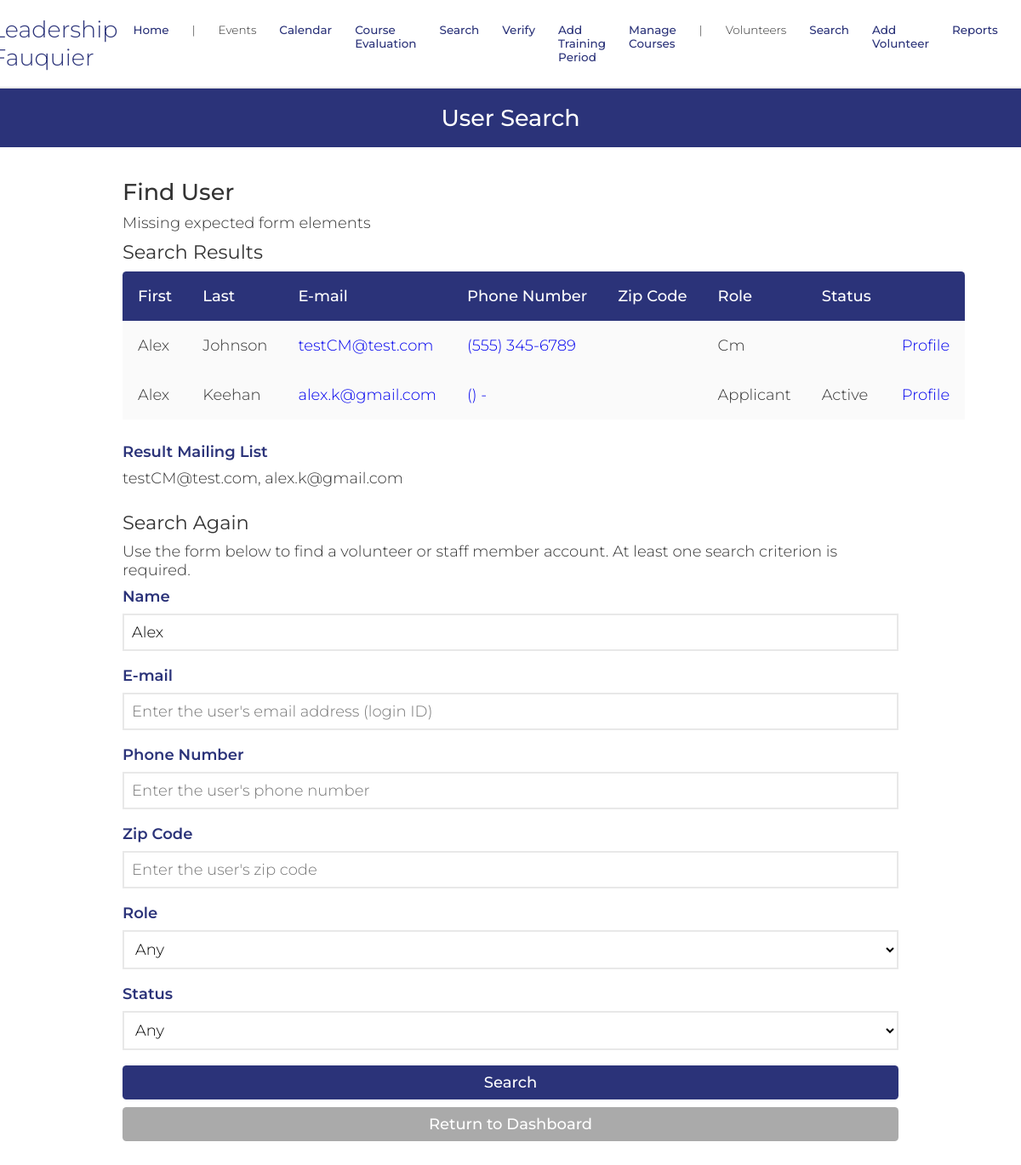
Page /personSearch.php?name=Alex (signed in) on the earlier database version.
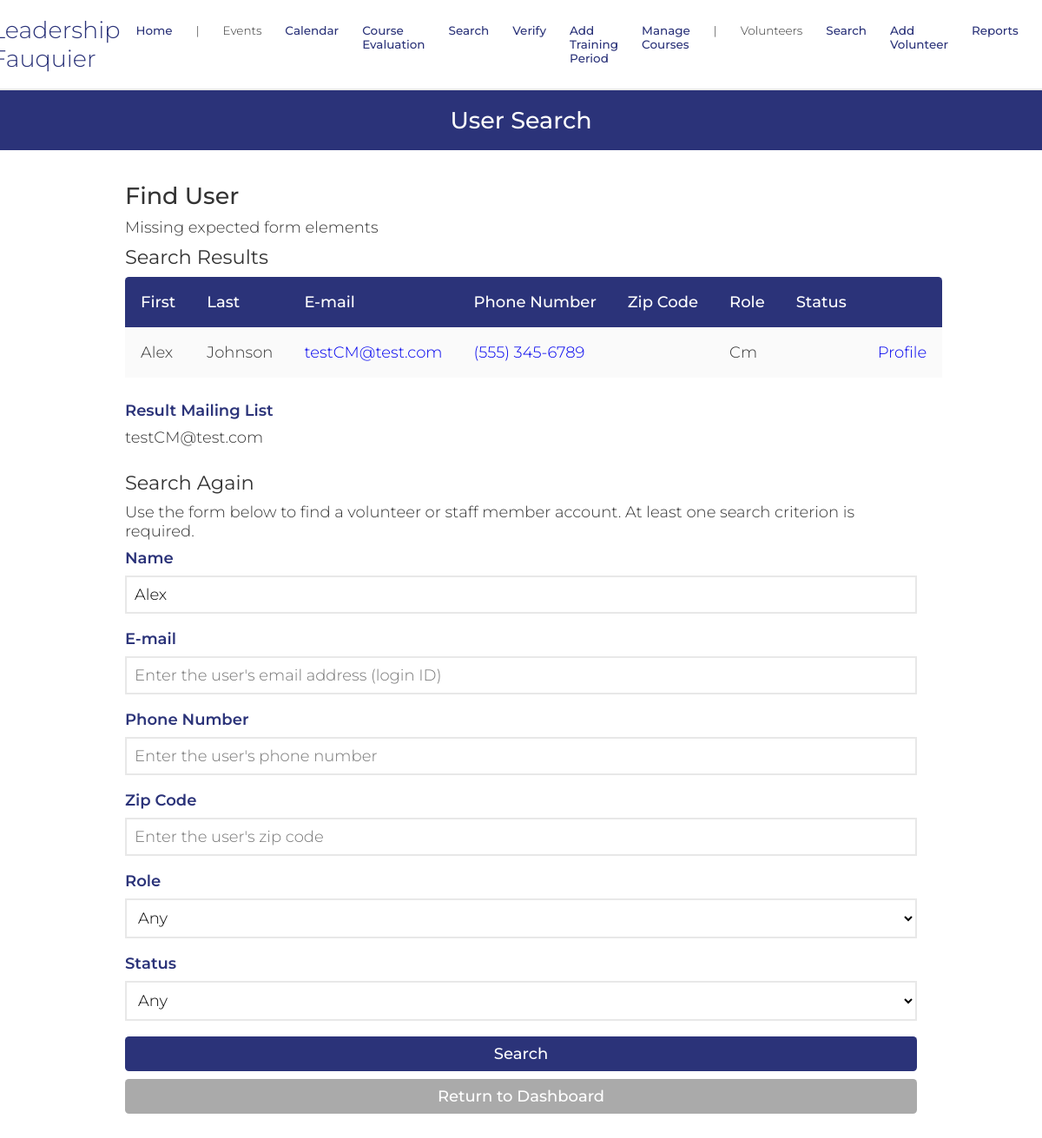
Same page on the later database version.
### tables this page shows
CREATE TABLE `dbPersons` (
  `id` varchar(256) NOT NULL,
  `start_date` text DEFAULT NULL,
  `venue` text DEFAULT NULL,
  `first_name` text NOT NULL,
  `last_name` text DEFAULT NULL,
  `address` text DEFAULT NULL,
  `city` text DEFAULT NULL,
  `state` varchar(2) DEFAULT NULL,
  `zip` text DEFAULT NULL,
  `phone1` varchar(12) NOT NULL,
  `phone1type` text DEFAULT NULL,
  `phone2` varchar(12) DEFAULT NULL,
  `phone2type` text DEFAULT NULL,
  `birthday` text DEFAULT NULL,
  `email` text DEFAULT NULL,
  `shirt_size` varchar(3) DEFAULT NULL,
  `computer` varchar(3) DEFAULT NULL,
  `camera` varchar(3) NOT NULL,
  `transportation` varchar(3) NOT NULL,
  `contact_name` text NOT NULL,
  `contact_num` varchar(12) NOT NULL,
  `relation` text NOT NULL,
  `contact_time` text NOT NULL,
  `cMethod` text DEFAULT NULL,
  `position` text DEFAULT NULL,  
  `credithours` text DEFAULT NULL,
  `howdidyouhear` text DEFAULT NULL,
  `commitment` text DEFAULT NULL,
  `motivation` text DEFAULT NULL,
  `specialties` text DEFAULT NULL,
  `convictions` text DEFAULT NULL,
  `type` text DEFAULT NULL,
  `status` text DEFAULT NULL,
  `completedTraining` varchar(100) NOT NULL DEFAULT 'False',
  `availability` text DEFAULT NULL,
  `schedule` text DEFAULT NULL,
  `hours` text DEFAULT NULL,
  `notes` text DEFAULT NULL,
  `password` text DEFAULT NULL,
  `sundays_start` char(5) DEFAULT NULL,
  `sundays_end` char(5) DEFAULT NULL,
  `mondays_start` char(5) DEFAULT NULL,
  `mondays_end` char(5) DEFAULT NULL,
  `tuesdays_start` char(5) DEFAULT NULL,
  `tuesdays_end` char(5) DEFAULT NULL,
  `wednesdays_start` char(5) DEFAULT NULL,
  `wednesdays_end` char(5) DEFAULT NULL,
  `thursdays_start` char(5) DEFAULT NULL,
  `thursdays_end` char(5) DEFAULT NULL,
  `fridays_start` char(5) DEFAULT NULL,
  `fridays_end` char(5) DEFAULT NULL,
  `saturdays_start` char(5) DEFAULT NULL,
  `saturdays_end` char(5) DEFAULT NULL,
  `profile_pic` text NOT NULL,
  `force_password_change` tinyint(1) NOT NULL,
  `gender` varchar(6) NOT NULL
);

### include/input-validation.php (called while the page is built, shortened)
<?php
    function _sanitize($connection, $input) {
        $input = trim($input);
        $input = mysqli_real_escape_string($connection, $input);
        $input = htmlspecialchars($input);
        return $input;
    }
    function sanitize($input, $ignoreList=null) {
        $sanitized = [];
        $connection = connect();
        if ($ignoreList) {
            foreach ($input as $key => $value) {
                if (in_array($key, $ignoreList)) {
                    $sanitized[$key] = $value;
                } else {
                    $sanitized[$key] = _sanitize($connection, $value);
                }
            }
        } else {
            foreach ($input as $key => $value) {
                $sanitized[$key] = _sanitize($connection, $value);
            }
        }
        return $sanitized;
    }
    function wereRequiredFieldsSubmitted($args, $fieldsRequired, $blankOkay=true) {
        foreach ($fieldsRequired as $field) {
            if (!isset($args[$field]) || (!$args[$field] && !$blankOkay)) {
                return false;
            }
        }
        return true;
    }
    function valueConstrainedTo($value, $values) {
        return in_array($value, $values);
    }
?>

### database/dbPersons.php (called while the page is built, shortened)
<?php
include_once(dirname(__FILE__).'/../domain/Person.php');
function make_a_person($result_row) {
    return $thePerson;
}
function find_users($name, $id, $phone, $zip, $type, $status) {
    $where = 'where ';
    if ($name) {
        if (strpos($name, ' ')) {
            $name = explode(' ', $name, 2);
            $first = $name[0];
            $last = $name[1];
            $where .= "first_name like '%$first%' and last_name like '%$last%'";
        } else {
            $where .= "(first_name like '%$name%' or last_name like '%$name%')";
        }
    }
    $query = "select * from dbPersons $where order by last_name, first_name";
    $connection = connect();
    $result = mysqli_query($connection, $query);
    $raw = mysqli_fetch_all($result, MYSQLI_ASSOC);
    $persons = [];
    foreach ($raw as $row) {
        $persons []= make_a_person($row);
    }
    return $persons;
}

### domain/Person.php (called while the page is built, shortened)
<?php
$accessLevelsByRole = [
	'volunteer' => 1,
	'trainer' => 2,
	'admin' => 3,
	'applicant' => 1,
    'cm' => 3,
    'cohort' => 1
];
class Person {
	private $id;
	private $first_name;
	private $last_name;
	private $phone1;
	private $email;
	private $type;
	private $status;
	function __construct($f, $l, $v, $a, $c, $s, $z, $pp, $p1, $p1t, $p2, $p2t, $e, $ts,
                     $comp, $cam, $tran, $cn, $cpn, $rel, $ct, $t, $st, $cntm, $pos,
                     $credithours, $comm, $mot, $spe, $convictions, $av, $sch, $hrs,
                     $bd, $sd, $hdyh, $notes, $pass, $suns, $sune, $mons, $mone, $tues,
                     $tuee, $weds, $wede, $thus, $thue, $fris, $frie, $sats, $sate,
                     $mcp, $gender)  {
		$this->id = $e;
		$this->first_name = $f;
		$this->last_name = $l;
		$this->phone1 = $p1;
		$this->email = $e;
		 global $accessLevelsByRole;
    if (trim($t) !== "") {
        $roleArray = explode(',', $t);
        $this->type = [];
        $maxAccess = 0;
        foreach ($roleArray as $role) {
            $role = strtolower(trim($role));
            $this->type[] = $role;
            if (isset($accessLevelsByRole[$role])) {
                $maxAccess = max($maxAccess, $accessLevelsByRole[$role]);
            }
        }
    } else {
        $this->type = [];
    }
		$this->status = $st;
	}
	function get_id() {
		return $this->id;
	}
	function get_first_name() {
		return $this->first_name;
	}
	function get_last_name() {
		return $this->last_name;
	}
	function get_phone1() {
		return $this->phone1;
	}
	function get_email() {
		return $this->email;
	}
	function get_type() {
		return $this->type;
	}
	function get_status() {
		return $this->status;
	}
}

### include/output.php (called while the page is built, shortened)
<?php
    function hsc($input) {
        return htmlspecialchars($input);
    }
    function formatPhoneNumber($number) {
        $str = '(' . substr($number, 0, 3) . ') ' . substr($number, 3, 3) . '-' . substr($number, 6, 4);
        return hsc($str);
    }

### personSearch.php (the view, shortened to what the changed rows need)
<!DOCTYPE html>
<html>
    <head>
        <?php require_once('universal.inc') ?>
    </head>
    <body>
        <?php require_once('header.php') ?>
        <h1>User Search</h1>
        <form id="person-search" class="general" method="get">
            <h2>Find User</h2>
            <?php
                if (isset($_GET['name'])) {
                    require_once('include/input-validation.php');
                    require_once('database/dbPersons.php');
                    $args = sanitize($_GET);
                    $required = ['name', 'id', 'phone', 'zip', 'role', 'status'];
                    if (!wereRequiredFieldsSubmitted($args, $required, true)) {
                        echo 'Missing expected form elements';
                    }
                    $name = $args['name'];
                    $id = $args['id'];
                    $phone = preg_replace("/[^0-9]/", "", $args['phone']);
					$zip = $args['zip'];
                    $role = $args['role'];
                    $status = $args['status'];
                    if (!($name || $id || $phone || $zip || $role || $status)) {
                        echo '<div class="error-toast">At least one search criterion is required.</div>';
                    } else if (!valueConstrainedTo($role, ['admin', 'superadmin', 'volunteer', ''])) {
                        echo '<div class="error-toast">The system did not understand your request.</div>';
                    } else if (!valueConstrainedTo($status, ['Active', 'Inactive', ''])) {
                        echo '<div class="error-toast">The system did not understand your request.</div>';
                    } else {
                        echo "<h3>Search Results</h3>";
                        $persons = find_users($name, $id, $phone, $zip, $role, $status);
                        require_once('include/output.php');
                        if (count($persons) > 0) {
                            echo '
                            <div class="table-wrapper">
                                <table class="general">
                                    <thead>
                                        <tr>
                                            <th>First</th>
                                            <th>Last</th>
                                            <th>E-mail</th>
                                            <th>Phone Number</th>
											<th>Zip Code</th>
                                            <th>Role</th>
                                            <th>Status</th>
                                            <th></th>
                                        </tr>
                                    </thead>
                                    <tbody class="standout">';
                            $mailingList = '';
                            $notFirst = false;
                            foreach ($persons as $person) {
                                if ($notFirst) {
                                    $mailingList .= ', ';
                                } else {
                                    $notFirst = true;
                                }
                                $mailingList .= $person->get_email();
                                echo '
                                        <tr>
                                            <td>' . $person->get_first_name() . '</td>
                                            <td>' . $person->get_last_name() . '</td>
                                            <td><a href="mailto:' . $person->get_id() . '">' . $person->get_id() . '</a></td>
                                            <td><a href="tel:' . $person->get_phone1() . '">' . formatPhoneNumber($person->get_phone1()) .  '</td>
											<td>' . $person->get_zip() . '</td>
                                            <td>' . ucfirst($person->get_type()[0]) . '</td>
                                            <td>' . ucfirst($person->get_status()) . '</td>
                                            <td><a href="viewProfile.php?id=' . $person->get_id() . '">Profile</a></td>
                                        </a></tr>';
                            }
                            echo '
                                    </tbody>
                                </table>
                            </div>';
                            echo '
                            <label>Result Mailing List</label>
                            <p>' . $mailingList . '</p>
                            ';
                        } else {
                            echo '<div class="error-toast">Your search returned no results.</div>';
                        }
                    }
                    echo '<h3>Search Again</h3>';
                }
            ?>
            <p>Use the form below to find a volunteer or staff member account. At least one search criterion is required.</p>
            <label for="name">Name</label>
            <input type="text" id="name" name="name" value="<?php if (isset($name)) echo htmlspecialchars($_GET['name']) ?>" placeholder="Enter the user's first and/or last name">
            <label for="id">E-mail</label>
            <input type="text" id="id" name="id" value="<?php if (isset($id)) echo htmlspecialchars($_GET['id']) ?>" placeholder="Enter the user's email address (login ID)">
            <label for="phone">Phone Number</label>
            <input type="tel" id="phone" name="phone" value="<?php if (isset($phone)) echo htmlspecialchars($_GET['phone']) ?>" placeholder="Enter the user's phone number">
            <label for="zip">Zip Code</label>
			<input type="text" id="zip" name="zip" value="<?php if (isset($zip)) echo htmlspecialchars($_GET['zip']) ?>" placeholder="Enter the user's zip code">
			<label for="role">Role</label>
            <select id="role" name="role">
                <option value="">Any</option>
            </select>
            <label for="status">Status</label>
            <select id="status" name="status">
                <option value="">Any</option>
            </select>
            <input type="submit" value="Search">
            <a class="button cancel" href="index.php">Return to Dashboard</a>
        </form>
    </body>
</html>

Differences in the rows shown:
removed dbpersons: first_name "Alex", last_name "Keehan", email "alex.k@gmail.com", phone1 "() -", type "Applicant", status "Active"
Other differences:
$mailingList: "testCM@test.com, alex.k@gmail.com" → "testCM@test.com"
